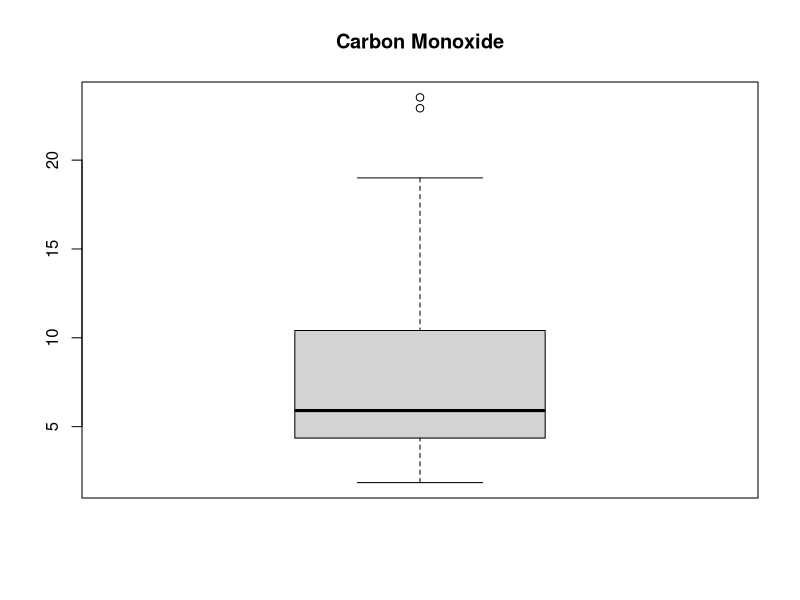
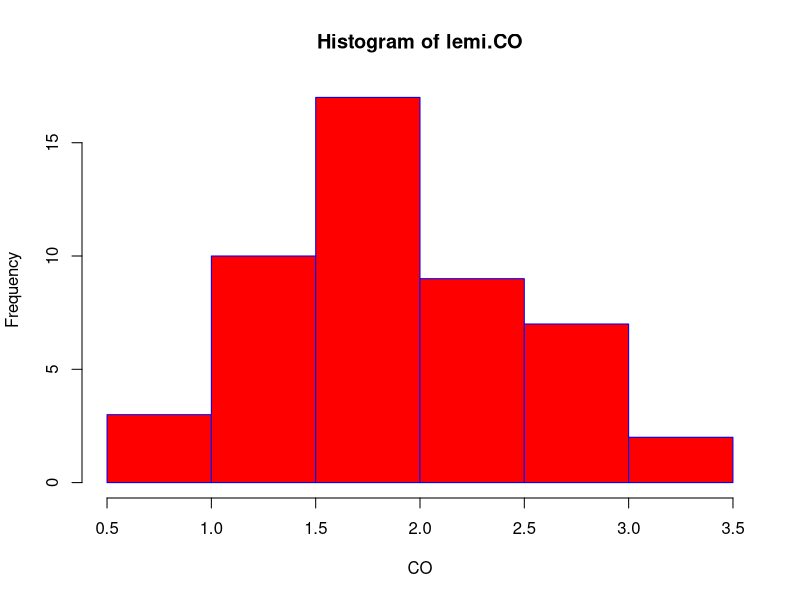
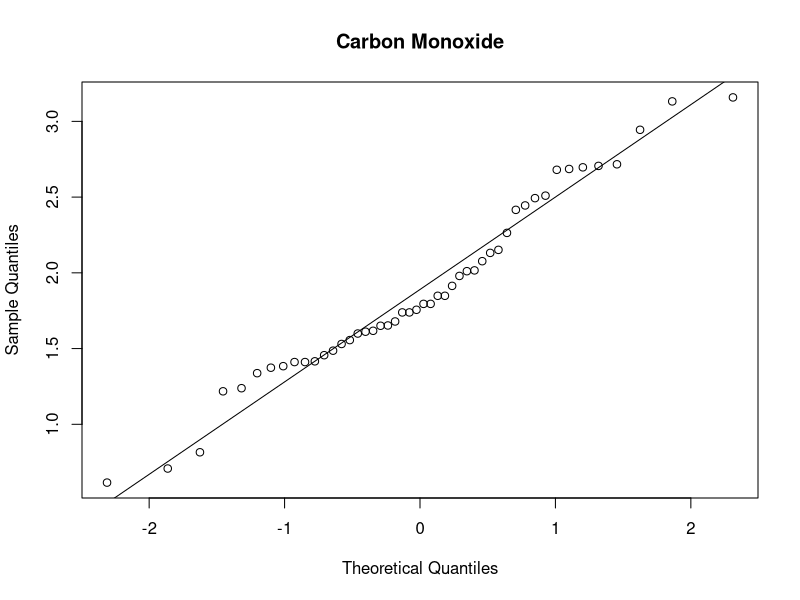

R code for these plots, in order:


em = matrix( c(1,0.5,5.01,1.28,2,0.65,14.67,0.72,3,0.46,8.6,1.17,4,0.41,4.42,1.31,5,0.41,4.95,1.16,6,0.39,7.24,1.45,7,0.44,7.51,1.08,8,0.55,12.3,1.22,9,0.72,14.59,0.6,10,0.64,7.98,1.32,11,0.83,11.53,1.32,12,0.38,4.1,1.47,13,0.38,5.21,1.24,14,0.5,12.1,1.44,15,0.6,9.62,0.71,16,0.73,14.97,0.51,17,0.83,15.13,0.49,18,0.57,5.04,1.49,19,0.34,3.95,1.38,20,0.41,3.38,1.33,21,0.37,4.12,1.2,22,1.02,23.53,0.86,23,0.87,19,0.78,24,1.1,22.92,0.57,25,0.65,11.2,0.95,26,0.43,3.81,1.79,27,0.48,3.45,2.2,28,0.41,1.85,2.27,29,0.51,4.1,1.78,30,0.41,2.26,1.87,31,0.47,4.74,1.83,32,0.52,4.29,2.94,33,0.56,5.36,1.26,34,0.7,14.83,1.16,35,0.51,5.69,1.73,36,0.52,6.35,1.45,35,0.51,5.69,1.73,36,0.52,6.35,1.45,37,0.57,6.02,1.31,38,0.51,5.79,1.51,39,0.36,2.03,1.8,40,0.48,4.62,1.47,41,0.52,6.78,1.15,42,0.61,8.43,1.06,43,0.58,6.02,0.97,44,0.46,3.99,2.01,45,0.47,5.22,1.12,46,0.55,7.47,1.39),ncol =4, byrow=TRUE)

emission <- data.frame(em)
names(emission) <- c("engine","HC","CO","NOx") 
summary(emission)

# Give the chart file a name.
png(file = "boxplot.png")

# Plot the chart.
#boxplot(emission$HC, main = "HC")
boxplot(emission$CO, main= "Carbon Monoxide")
#boxplot(emission$NOx, main= "NOx")

# Save the file.
dev.off()

#png(file = "histogram.png")

# Create the histogram.
#hist(emission$CO,xlab = "CO",col = "red",border = "blue")

# Save the file.
#dev.off()

#png(file = "histogram.png")



#qqnorm(emission$CO,main="Carbon Monoxide")
#qqline(emission$CO)

# Save the file.
#dev.off()

lemi.CO <- log(emission$CO)
lemi.CO
png(file = "histogram.png")

# Create the histogram.
hist(lemi.CO,xlab = "CO",col = "red",border = "blue")

# Save the file.
dev.off()

png(file = "histogram.png")



qqnorm(lemi.CO,main="Carbon Monoxide")
qqline(lemi.CO)

# Save the file.
dev.off()

m <- mean(lemi.CO)
m
s <- sd(lemi.CO)
s
n <- length(lemi.CO)

se <- s/sqrt(n)
se
